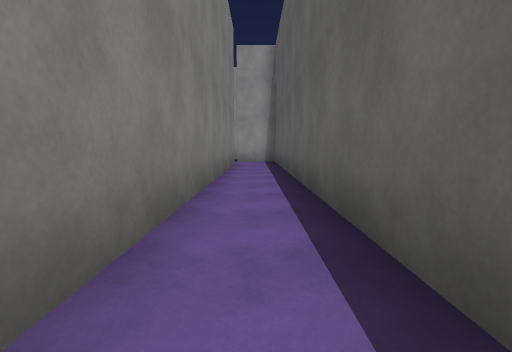
View 1 (above)

22 first-person views from a walk through a scene from a Unity 3-D project. The camera is 1.2 m above the floor, tilts 6° down and sees 85° across. The floor is counted in squares, 2 m on a side. Each view is taken from the middle of a square. On the plan, view 1 faces up. The plan holds only what a view shows up to about 9 squares ahead; the rest is blank. Surface patterns are stand-ins for the level's own textures.

View 2
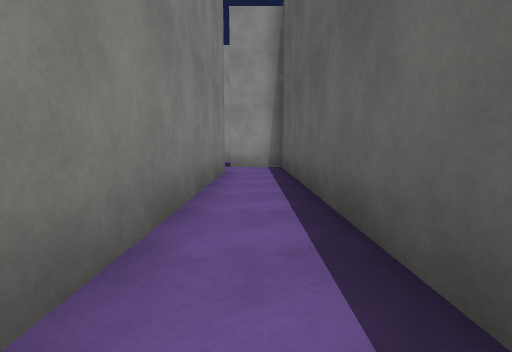

View 3
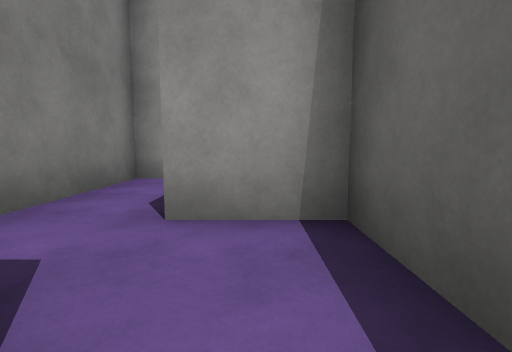

View 4
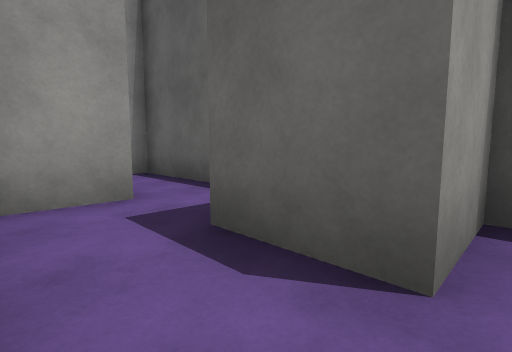

View 5
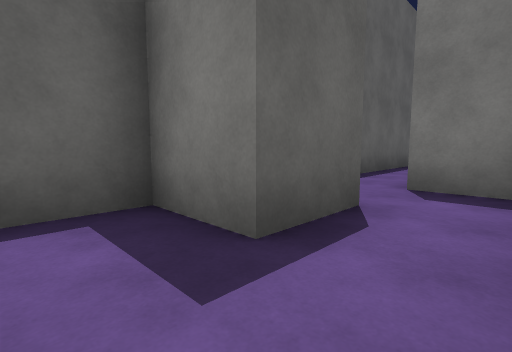

View 6
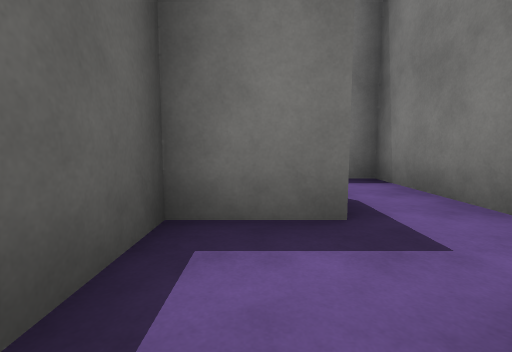

View 7
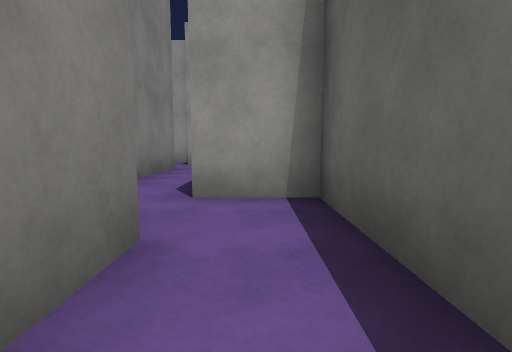

View 8
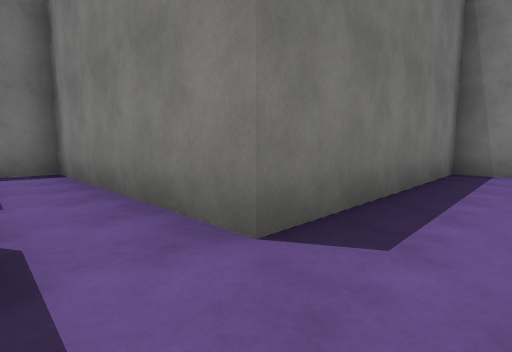

View 9
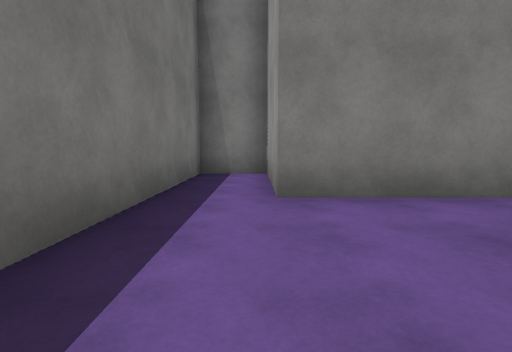

View 10
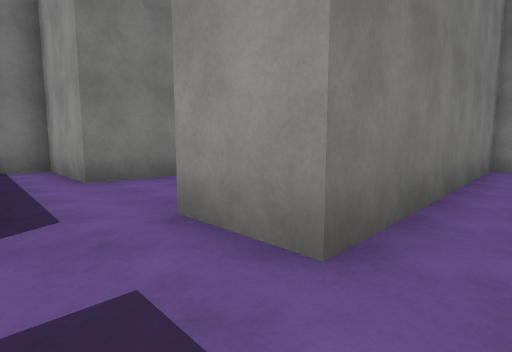

View 11
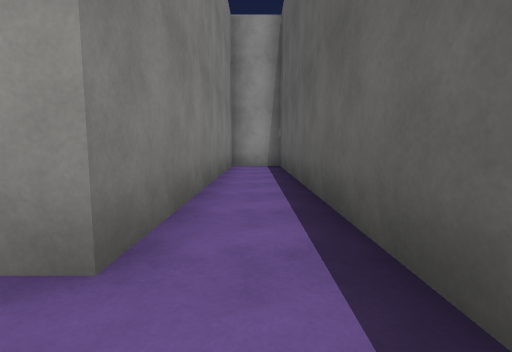

View 12
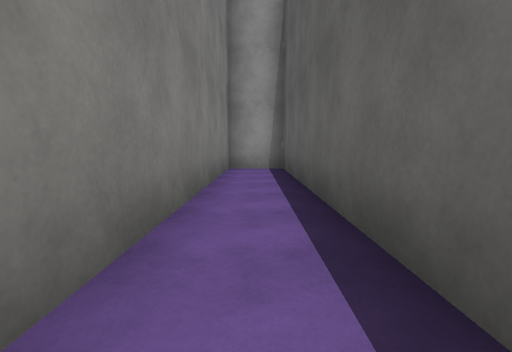

View 13
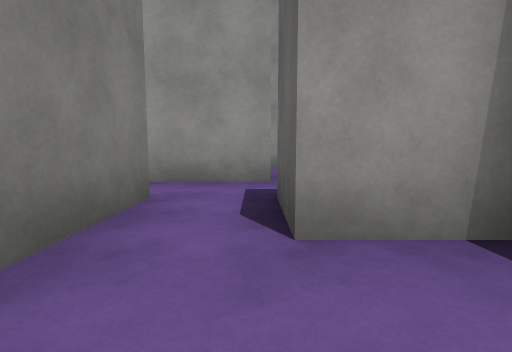

View 14
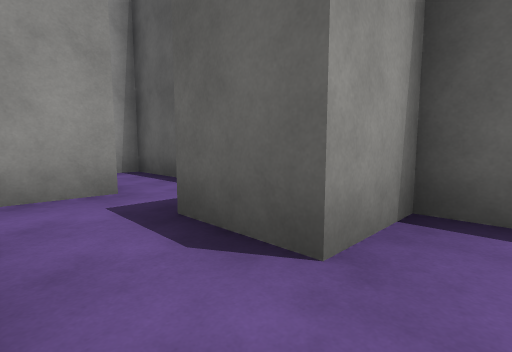

View 15
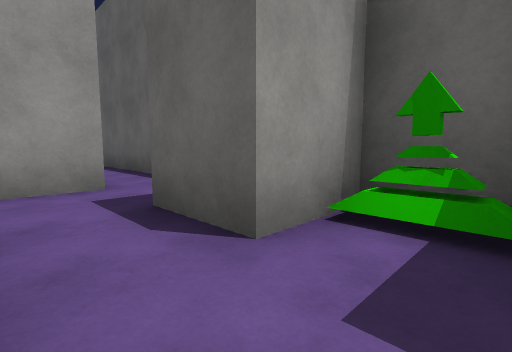

View 16
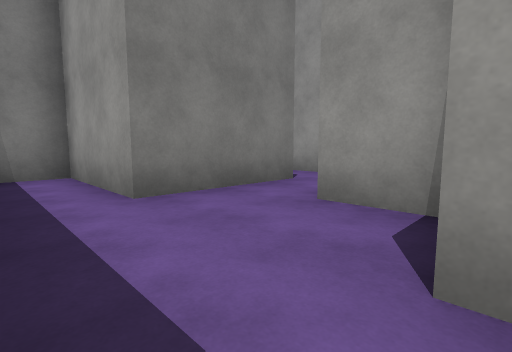

View 17
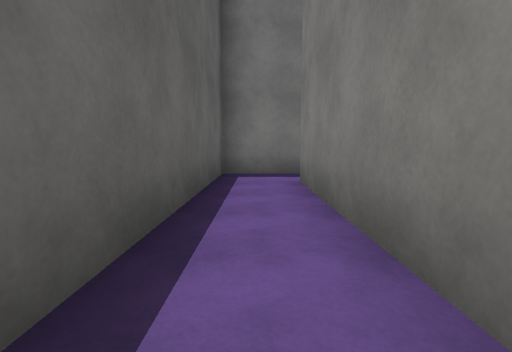

View 18
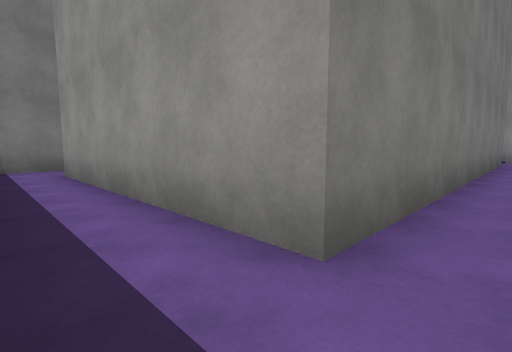

View 19
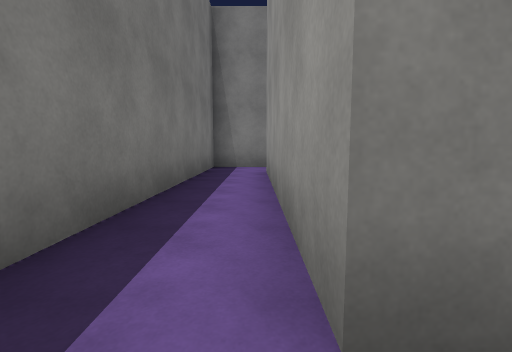

View 20
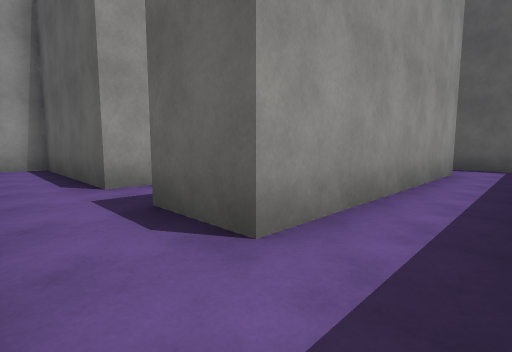

View 21
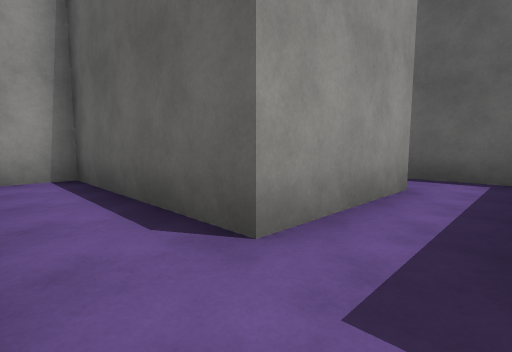

View 22
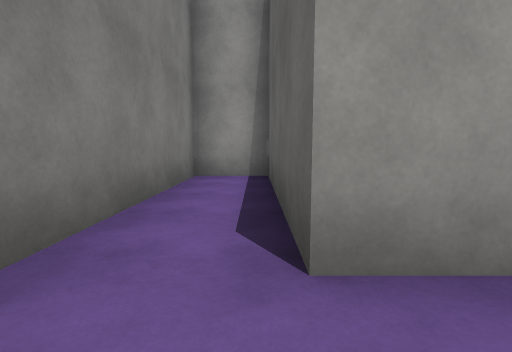

### Floor plan
Ten units are one square. View 1 is at (0, 0); x grows to the right and y downward. Boxes are objects, and circles mark ways between rooms. Rooms are numbered by the first view taken in them; rooms with no view inside come last. Other rooms are left out.
<svg viewBox="-87 -312 100 339">
<path fill="none" stroke="#000" d="M-6 -142 -23 -142 -23 -97 -7 -97 -7 7M8 5 8 -112 -7 -112 -7 -127 8 -127 8 -144M-22 -240 -22 -248 -37 -248 -37 -262M-7 -204 -7 -218M8 -228 8 -307 -7 -307 -7 -233 -22 -233M8 -190 8 -202 4 -202M-52 -264 -52 -233 -82 -233 -82 -218 -23 -218 -23 -158 -12 -158M-36 -277 -55 -277M-7 -158 -7 -148M8 -144 8 -172 -8 -172M-7 7 -67 7M-82 4 -82 22 8 22 8 5M-36 -22 -67 -22 -67 -67 -82 -67 -82 -22M-67 7 -67 -8M-22 -11 -22 -28"/>
<rect x="-5" y="-205" width="10" height="10" fill="#bbb"><title>other object</title></rect>
<circle cx="0" cy="-150" r="3" fill="#2a7"/>
<circle cx="0" cy="0" r="3" fill="#2a7"/>
<circle cx="-75" cy="0" r="3" fill="#2a7"/>
<text x="0" y="-90">1</text>
<text x="-30" y="-220">2</text>
<text x="-40" y="10">3</text>
<text x="-60" y="-20">4</text>
</svg>
Room 1 opens to room 2. Room 1 opens to room 3. Room 3 opens to room 4.

Where each view was taken, in squares from view 1:
view 1: 0 up, 0 right, facing up
view 2: 3 up, 0 right, facing up
view 3: 9 up, 0 right, facing up
view 4: 11 up, 2 left, facing up-right
view 5: 14 up, 2 left, facing down-right
view 6: 15 up, 0 right, facing down
view 7: 14 up, 0 right, facing up
view 8: 23 up, 1 left, facing down-left
view 9: 23 up, 2 left, facing left
view 10: 22 up, 0 right, facing up-left
view 11: 22 up, 0 right, facing up
view 12: 23 up, 0 right, facing up
view 13: 23 up, 4 left, facing up
view 14: 24 up, 5 left, facing up-right
view 15: 19 up, 2 left, facing up-right
view 16: 22 up, 2 left, facing up-left
view 17: 4 up, 0 right, facing down
view 18: 2 down, 0 right, facing up-left
view 19: 1 down, 0 right, facing left
view 20: 2 down, 8 left, facing up-right
view 21: 1 up, 8 left, facing up-right
view 22: 1 up, 7 left, facing up
